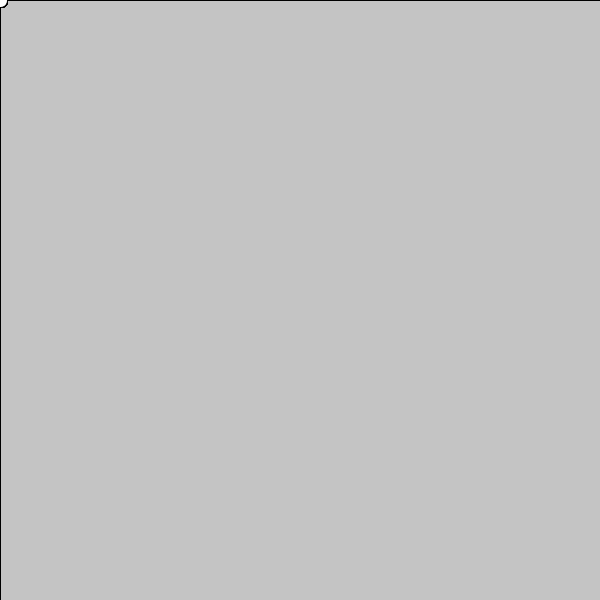
Frame 1 (no input)
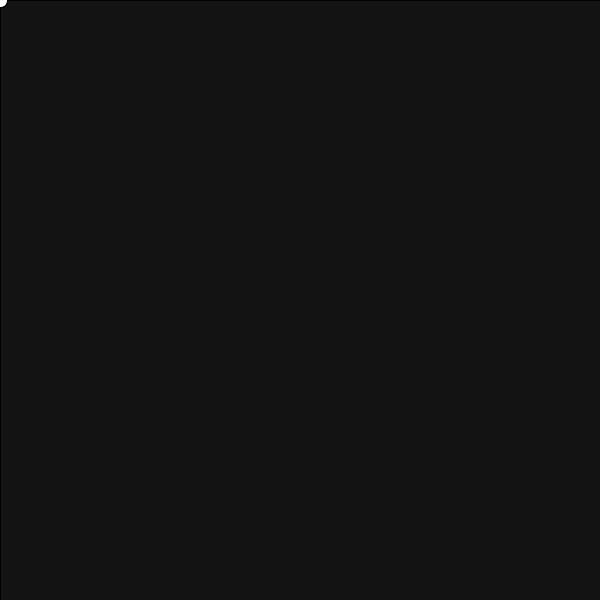
Frame 60 (the mouse pressed at the canvas centre just before this capture)
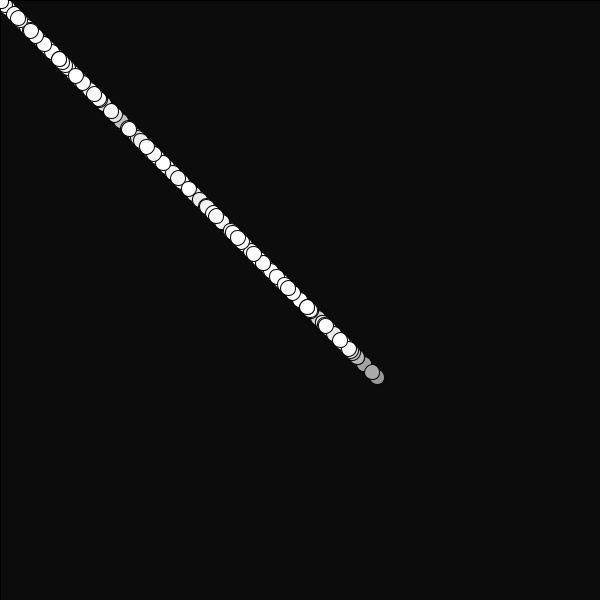
Frame 120 (the mouse held since frame 60 and released just before this capture)

The Processing sketch that drew these frames (run headless with seeded random() and noise(); from frame 60 on, the mouse is pressed at the canvas centre):

// Processing sketch: processing_62699
// ── processing_62699.pde

//cantidad de agentes autónomos
int cant = 50;
//dibujar las trayectorias o no?
boolean dibujar = false;
// darle a cada agente una variación individual?
boolean variar = false;

Bola bolas[];

int radio = 15;

void setup(){
  size(600, 600);
  smooth();
  
  //crear todos los agentes y almacenarlos en un array
  bolas = new Bola[cant];
  for(int n=0; n<cant; n++){
    bolas[n] = new Bola();
  }
}

void draw(){
  
   fondo();
  //recorrer la lista de agentes y moverlos. el primero sigue al mouse, los demás siguen al anterior en la lista
  for(int n=0; n<cant; n++){
    float x, y;
    if(n == 0){
       x = bolas[n].x + (mouseX - bolas[n].x) / 10;
       y = bolas[n].y + (mouseY - bolas[n].y) / 10;
    }
    else
    {
      x = bolas[n].x + (bolas[n-1].x - bolas[n].x) / 5;
      y = bolas[n].y + ( bolas[n-1].y - bolas[n].y) / 5;
      
      // el siguiente condicional produce una repulsión entre las partículas
      // evalua que la bola[n - 1] este a una distancia > que 2 radios de la bola[n]
      // Si esta distancia es menor a 2 radios entonces 
      // la coordenada x se incrementa = repulsión.
      
      if(dist(x,y,bolas[n-1].x,bolas[n-1].y ) < radio * 2)
      {
        x = bolas[n].x + (bolas[n-1].x - bolas[n].x) * 2;
        y = bolas[n].y + (bolas[n-1].y - bolas[n].y) * 2;
      }
      
    }// end else
    
    bolas[n].paso(x, y);
  }
}

void fondo()
{
  if (!dibujar) 
   {  fill(0,10);  } 
  else 
    { fill( 0,3); }
   rect(0,0, width, height);
}

//definición de la clase Bola
class Bola{
  float x, y; //posición actual
  float ax, ay; //posición anterior
  float rx, ry; //variación individual de la posición
  
  Bola(){
    // determinar valores iniciales de las variables
    ax = x = 0;
    ay = y = 0;
    rx = variar ? random(-3, 3) : 0;
    ry = variar ? random(-3, 3) : 0;
    fill(255);
  }
  
  void paso(float inputX, float inputY){
    //modificar posición
    x = inputX + rx;
    y = inputY + ry;
    
    //trazar trayectoria o mostrar posición con un círculo
    if(dibujar){
     //fill(0,3); rect(0,0,width,height);
      stroke(255);
      line(ax, ay, x, y);
    }else{
      fill(255);
      ellipse(x, y, radio, radio);
    }
    
    //almacenar posición actual para el próximo paso
    ax = x;
    ay = y;
  }
}
